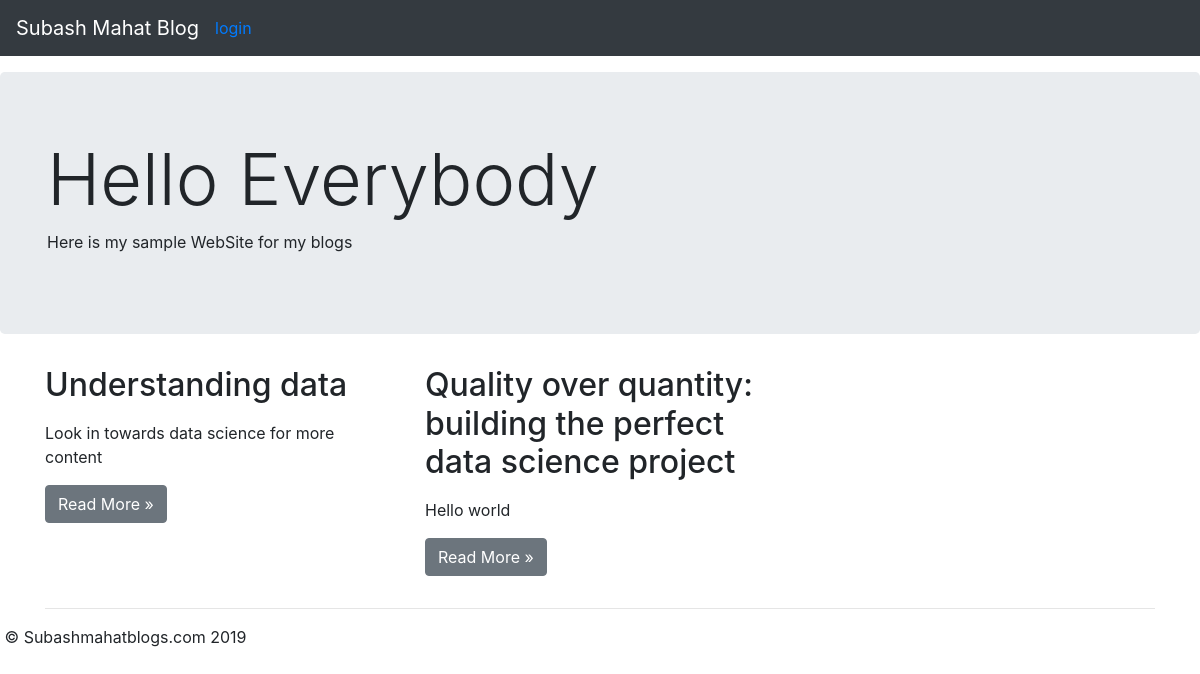
The page / on the database its author committed.
### post/models.py (models this page shows, shortened)
class Post(models.Model):
    author = models.ForeignKey(settings.AUTH_USER_MODEL, on_delete=models.CASCADE)
    title = models.CharField(max_length=200)
    text = models.TextField()
    created_date = models.DateField(default=timezone.now)
    published_date = models.DateField(blank=True, null=True)

### post/views.py (the view)
# urls.py: path("", views.post_list, name='post_list'),
def post_list(request):
    posts = Post.objects.filter(published_date__isnull=False).order_by('published_date')
    return render(request, 'blog/post_list.html', {'posts': posts})

### post/templates/blog/post_list.html
{% extends 'blog/base.html' %}
{% block content %}
<main role="main">
<div class="jumbotron">
    <div class="container">
        <h1 class="display-3">Hello Everybody</h1>
        <p>Here is my sample WebSite for my blogs</p>
    </div>
</div>
<div class="container">
    <div class="row">
        {% for post in posts %}
            <div class="col-md-4">
                <h2>{{ post.title }}</h2>
                <p>{{ post.text|safe|truncatewords:"50"|linebreaks }}</p>
                <p><a class="btn btn-secondary" href="{% url 'readmore' pk=post.pk %}" role="button">Read More &raquo;</a></p>
            </div>
        {% endfor %}<br>
    </div>
    <hr>
     </div>
</main>
{% endblock %}

### rows shown on the page
Post: title "Understanding data", text "Look in towards data science for more content"
Post: title "Quality over quantity: building the perfect data science project", text "Hello world"
